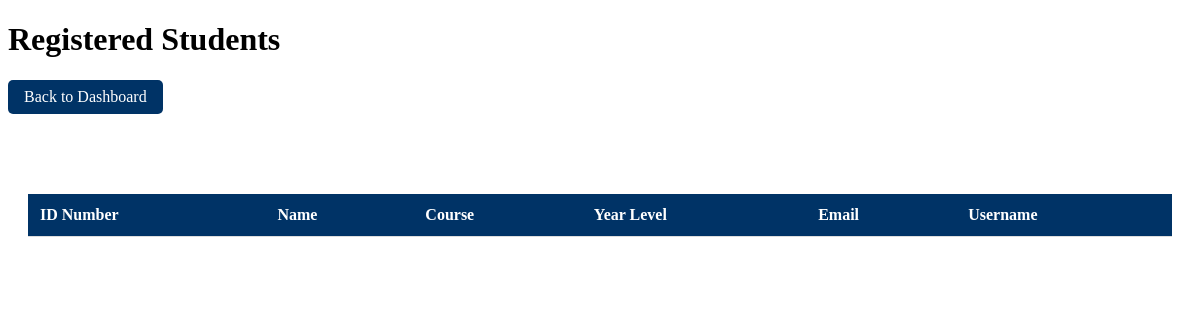
Before: /admin/students (signed in) with the older database file.
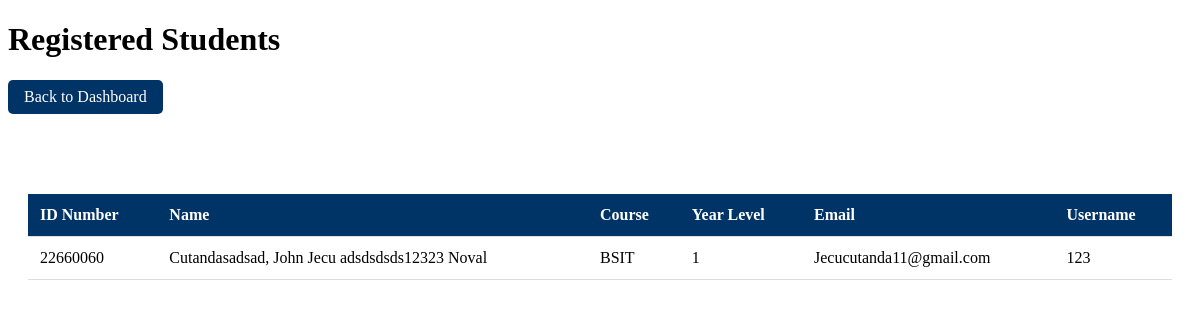
After: the same page with the newer database file.
### tables this page shows
CREATE TABLE students (
    id INTEGER PRIMARY KEY AUTOINCREMENT,
    idno TEXT UNIQUE NOT NULL,
    lastname TEXT NOT NULL,
    firstname TEXT NOT NULL,
    middlename TEXT,
    course TEXT NOT NULL,
    year_level INTEGER NOT NULL,
    email TEXT UNIQUE NOT NULL,
    username TEXT UNIQUE NOT NULL,
    password TEXT NOT NULL,
    user_type TEXT NOT NULL DEFAULT 'student', -- 'admin', 'staff', or 'student'
    created_at TIMESTAMP DEFAULT CURRENT_TIMESTAMP
);

### app.py (the view)
@app.route('/admin/students')
@login_required
@admin_required
def admin_students():
    try:
        db = get_db()
        students = db.execute('''
            SELECT id, idno, lastname, firstname, middlename,
                   course, year_level, email, username
            FROM students WHERE user_type = 'student'
        ''').fetchall()
        return render_template('admin/students.html', students=students)
    except Exception as e:
        logging.error(f"Admin students view error: {str(e)}")
        flash('Error loading students list.', 'error')
        return redirect(url_for('admin_dashboard'))

### app.py (called while the page is built)
def get_db():
    try:
        db = sqlite3.connect('students.db')
        db.row_factory = sqlite3.Row
        return db
    except Exception as e:
        logging.error(f"Database connection error: {str(e)}")
        raise

@app.before_request
def before_request():
    if 'user_id' in session and 'last_activity' not in session:
        session.clear()
        flash('Session expired. Please login again.', 'warning')
        return redirect(url_for('index'))

def is_admin(user_id):
    try:
        db = get_db()
        user = db.execute('SELECT user_type FROM students WHERE id = ?', (user_id,)).fetchone()
        return user and user['user_type'] == 'admin'
    except Exception as e:
        logging.error(f"Error checking admin status: {str(e)}")
        return False

def admin_required(f):
    @wraps(f)
    def decorated_function(*args, **kwargs):
        if not is_admin(session.get('user_id')):
            flash('Admin access required.', 'error')
            return redirect(url_for('dashboard'))
        return f(*args, **kwargs)
    return decorated_function

### templates/admin/students.html (shortened to what this page needs)
<!DOCTYPE html>
<html lang="en">
<head>
</head>
<body>
    <div class="dashboard-container">
        <div class="header">
            <h1>Registered Students</h1>
            <a href="/admin/dashboard" class="back-btn">Back to Dashboard</a>
        </div>
        <div class="content">
            <table>
                <thead>
                    <tr>
                        <th>ID Number</th>
                        <th>Name</th>
                        <th>Course</th>
                        <th>Year Level</th>
                        <th>Email</th>
                        <th>Username</th>
                    </tr>
                </thead>
                <tbody>
                    {% for student in students %}
                    <tr>
                        <td>{{ student['idno'] }}</td>
                        <td>{{ student['lastname'] }}, {{ student['firstname'] }} {{ student['middlename'] }}</td>
                        <td>{{ student['course'] }}</td>
                        <td>{{ student['year_level'] }}</td>
                        <td>{{ student['email'] }}</td>
                        <td>{{ student['username'] }}</td>
                    </tr>
                    {% endfor %}
                </tbody>
            </table>
        </div>
    </div>
</body>
</html>

Changed rows visible on the page:
added students: idno "22660060", lastname "Cutandasadsad", firstname "John Jecu adsdsdsds12323", middlename "Noval", course "BSIT", year_level "1", email "Jecucutanda11@gmail.com", username "123"
